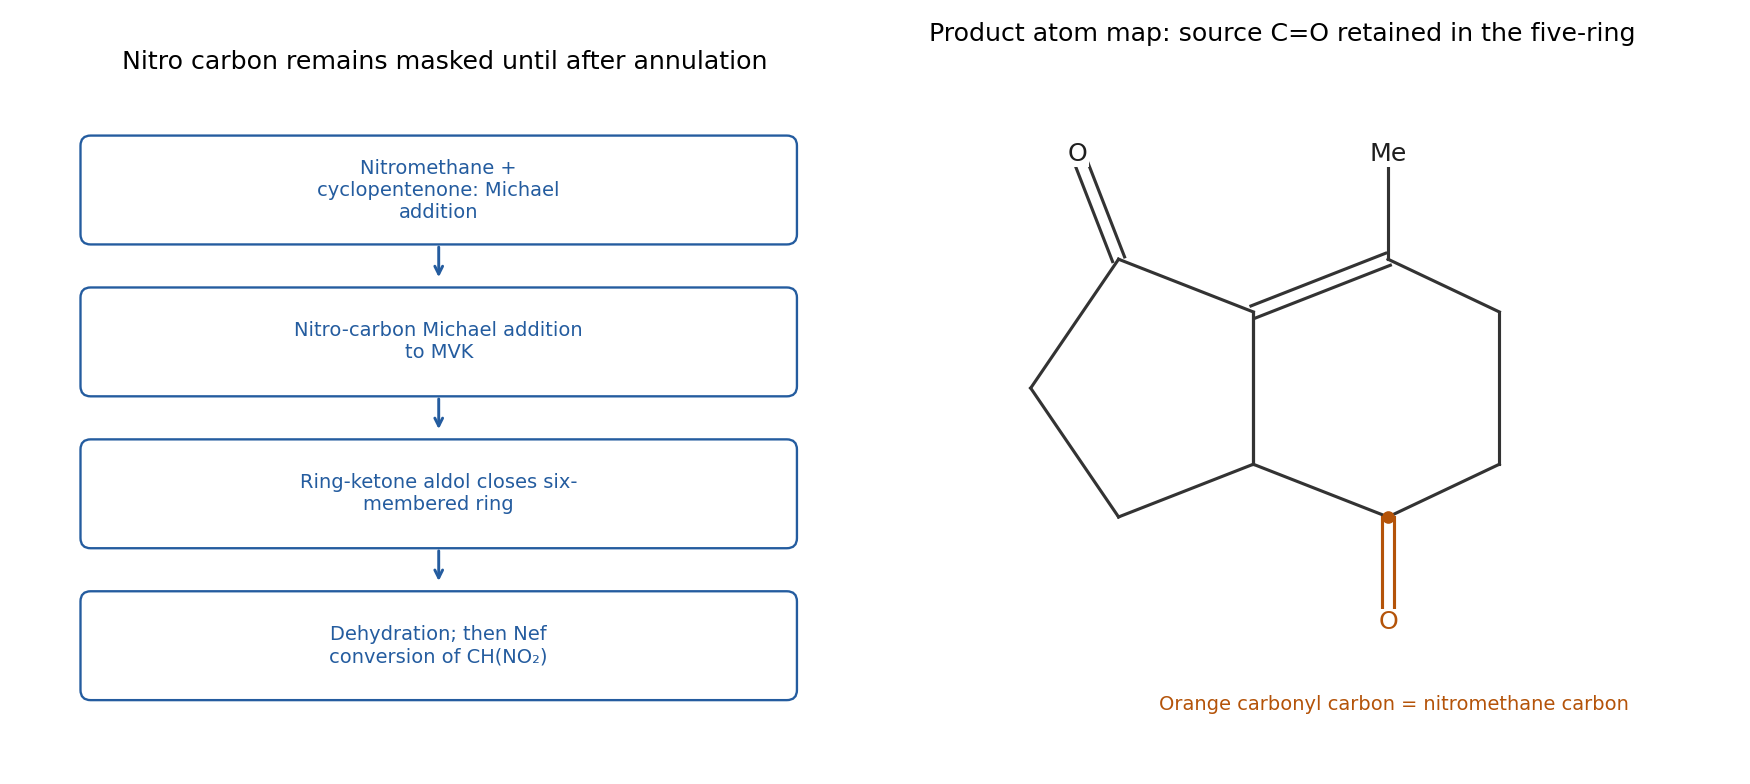

Python code for this plot:
"""Original solution schematic; Python 3.14, numpy 2.3.5, matplotlib 3.10.7.
Writes its own PNG basename to the current working directory.
"""
from pathlib import Path
import sys
for candidate in Path(__file__).resolve().parents:
    if (candidate / 'tools' / 'chemistry_diagram.py').exists():
        sys.path.insert(0, str(candidate))
        break
import numpy as np
import matplotlib.pyplot as plt
from matplotlib.patches import FancyArrowPatch, Circle
from tools.chemistry_diagram import atom, bond, ring, wedge, curly, flow, finish, save, BLUE, ORANGE, GREEN

def txt(ax,x,y,s,size=11,color='0.15',ha='center'):
    ax.text(x,y,s,ha=ha,va='center',fontsize=size,color=color)
def couple(ax,a,b,label,rad=.3,offset=(0,0)):
    ax.add_patch(FancyArrowPatch(a,b,connectionstyle=f'arc3,rad={rad}',arrowstyle='<->',mutation_scale=10,color=BLUE,lw=1.3))
    m=(np.asarray(a)+np.asarray(b))/2+np.asarray(offset)
    txt(ax,*m,label,10,BLUE)
def benzene(ax,c=(0,0),scale=1):
    t=np.deg2rad([30,90,150,210,270,330]);pts=np.column_stack([np.cos(t),np.sin(t)])*scale+np.asarray(c)
    ring(ax,pts,{0:2,2:2,4:2});return pts
def carbonyl(ax,c,left,right,oxy='O',tetra=False,down=None):
    x,y=c;o=(x,y+1);bond(ax,c,o,1 if tetra else 2);atom(ax,o,oxy)
    for q,label in [(left[0],left[1]),(right[0],right[1])]:bond(ax,c,q);atom(ax,q,label)
    if down:bond(ax,c,down[0]);atom(ax,down[0],down[1])
    return o

def box(ax,x,y,s,w=2.6,h=.8,color=BLUE,size=11):
    from matplotlib.patches import FancyBboxPatch
    ax.add_patch(FancyBboxPatch((x-w/2,y-h/2),w,h,boxstyle='round,pad=0.08',fc='white',ec=color,lw=1.2))
    if '$' not in s and len(s)>29:
        import textwrap
        s='\n'.join(textwrap.wrap(s,width=29))
    elif '$' in s and len(s)>35:
        size=min(size,8.5)
    txt(ax,x,y,s,size,color)
def route(rows,title,figsize=(12,6)):
    fig,ax=plt.subplots(figsize=figsize)
    for i,row in enumerate(rows):
        y=-i*1.7
        for j,entry in enumerate(row):
            x=j*4
            if j%2==0:box(ax,x,y,entry,w=3.35,h=1.05,size=11)
            else:flow(ax,(x-1.7,y),(x+1.7,y));txt(ax,x,y+.4,entry,10)
    finish(ax,(-2,18),(-len(rows)*1.7+.3,1.4),title)
    fig.tight_layout();return fig

fig,axs=plt.subplots(1,2,figsize=(12.5,5.6))
ax=axs[0]
steps=['Nitromethane + cyclopentenone: Michael addition','Nitro-carbon Michael addition to MVK','Ring-ketone aldol closes six-membered ring','Dehydration; then Nef conversion of CH(NO₂)']
for i,s in enumerate(steps):
 y=2-i*1.2;box(ax,2,y,s,w=5.5,h=.7,size=10)
 if i<3:flow(ax,(2,y-.42),(2,y-.72))
finish(ax,(-1.3,5.4),(-2.3,2.8),'Nitro carbon remains masked until after annulation')
ax=axs[1];a=(0,.65);b=(0,-.65);left=[a,(-1.15,1.1),(-1.9,0),(-1.15,-1.1),b];ring(ax,left)
# Original five-ring carbonyl lies next to the upper shared (alpha) carbon.
bond(ax,left[1],(-1.5,2),2);atom(ax,(-1.5,2),'O')
cm=(1.15,1.1);right=[a,cm,(2.1,.65),(2.1,-.65),(1.15,-1.1),b];ring(ax,right,{0:2})
bond(ax,cm,(1.15,2));atom(ax,(1.15,2),'Me')
bond(ax,right[4],(1.15,-2),2,color=ORANGE);atom(ax,(1.15,-2),'O',color=ORANGE)
ax.scatter(*right[4],s=30,c=ORANGE,zorder=8);txt(ax,1.2,-2.7,'Orange carbonyl carbon = nitromethane carbon',10,ORANGE)
finish(ax,(-2.5,3),(-3.2,2.8),'Product atom map: source C=O retained in the five-ring')
fig.tight_layout()

save(fig,'paper-1-q12-first-route.png')
